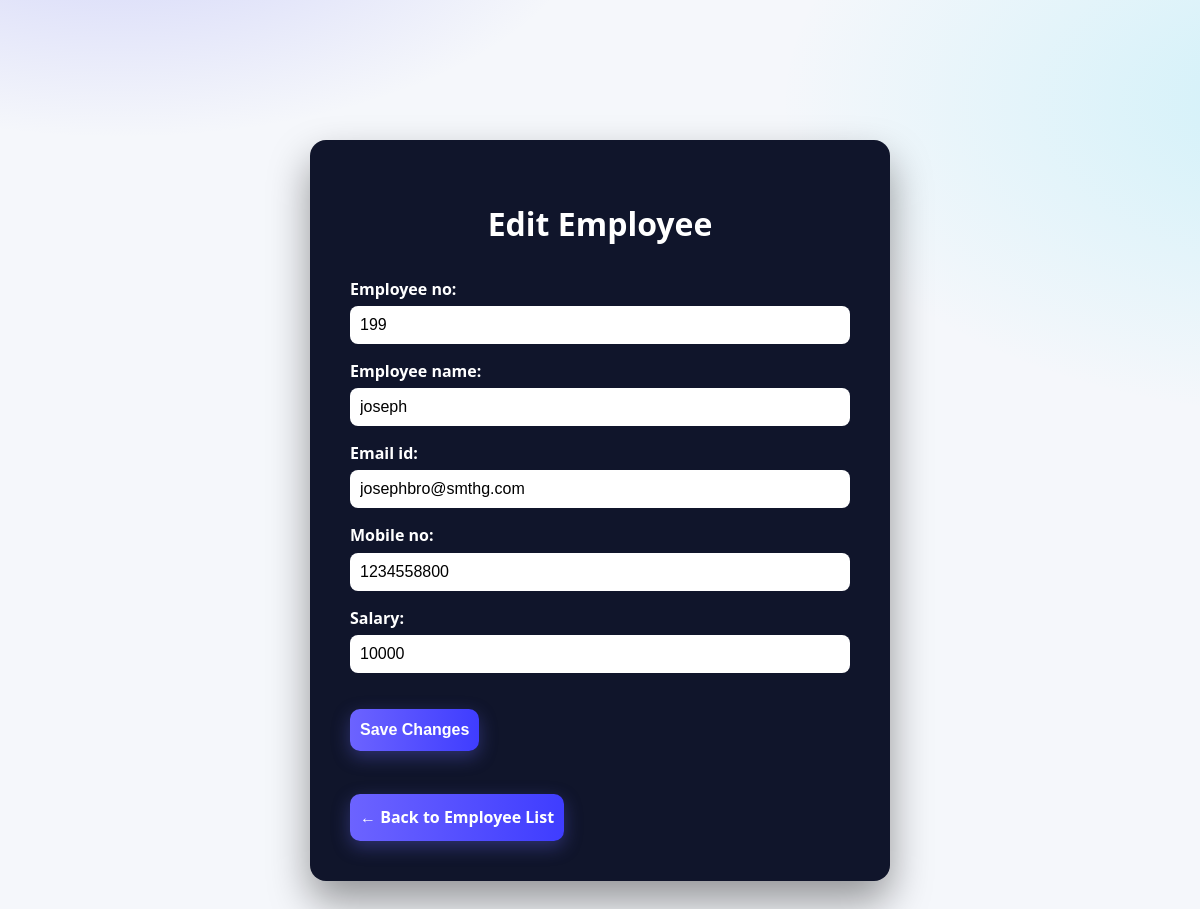
Screenshot of /employees/update/199/ with the database file from the repository.
### employee_app/models.py (models this page shows)
class Employee(models.Model):
    employee_no = models.CharField(max_length=10, unique=True)
    employee_name = models.CharField(max_length=100)
    email_id = models.EmailField()
    mobile_no = models.CharField(max_length=15)
    salary = models.IntegerField()

### employee_app/views.py (the view)
# urls.py: path('update/<int:id>/', views.update_employee, name='update'),
def update_employee(request, id):
    employee = get_object_or_404(Employee, employee_no=id)
    if request.method == 'POST':
        form = EmployeeForm(request.POST, instance=employee)
        if form.is_valid():
            form.save()
            return redirect('index')
    else:
        form = EmployeeForm(instance=employee)
    return render(request, 'employee_app/update.html', {'form': form})

### employee_app/forms.py
class EmployeeForm(forms.ModelForm):
    class Meta:
        model = Employee
        fields = ['employee_no', 'employee_name', 'email_id', 'mobile_no', 'salary']

### employee_app/templates/employee_app/update.html (shortened to what this page needs)
{% extends "employee_app/layout.html" %}
{% block body %}
<div class="form-container">
  <h1>Edit Employee</h1>
  <form method="post">
    {{ form.as_p }}
    <button type="submit" class="btn btn--small" >Save Changes</button>
  </form>
  <br>
  <a class="btn btn--small" href="{% url 'index' %}" >← Back to Employee List</a>
</div>
{% endblock %}

### employee_app/static/employee_app/css/style.css (style rules this page uses)
:root { --bg: #0f172a; --card: #111827; --muted: #94a3b8; --text: #e5e7eb; --primary: #6366f1; --primary-600: #5457e0; --accent: #22d3ee; --danger: #ef4444; --warning: #f59e0b; --success: #10b981; --ring: rgba(99,102,241,.35); --row: #0b1220; --row-alt: #0c1526; --hover: rgba(99,102,241,.08); --chip: rgba(34,211,238,.12); --shadow: 0 10px 30px rgba(0,0,0,.35); }
@media (prefers-color-scheme: light) { :root { --bg: #f5f7fb; --card: #ffffff; --muted: #6b7280; --text: #0b1220; --row: #ffffff; --row-alt: #f8fafc; --shadow: 0 10px 30px rgba(2,6,23,.08); --hover: rgba(99,102,241,.06); --chip: rgba(34,211,238,.14); } }
body { margin:0; font-family: ui-sans-serif, system-ui, -apple-system, Segoe UI, Roboto, Arial, "Noto Sans", "Apple Color Emoji", "Segoe UI Emoji"; background: radial-gradient(1200px 600px at 10% -10%, rgba(99,102,241,.25), transparent 40%), radial-gradient(1200px 700px at 110% 10%, rgba(34,211,238,.18), transparent 45%), var(--bg); color: var(--text); -webkit-font-smoothing: antialiased; line-height: 1.45; padding: 40px 20px; }
.btn { appearance: none; border: 1px solid rgba(99,102,241,.35); background: linear-gradient(180deg, var(--primary), var(--primary-600)); color: white; padding: 10px 14px; border-radius: 12px; font-weight: 600; cursor: pointer; transition: transform .08s ease, box-shadow .2s ease, filter .2s ease; box-shadow: 0 6px 18px rgba(99,102,241,.35); text-decoration:none; display:inline-flex; align-items:center; gap:8px; }
.form-container { max-width: 500px; margin: 100px auto; background: #10152b; padding: 40px; border-radius: 16px; box-shadow: 0 20px 40px rgba(0, 0, 0, 0.4); color: #fff; font-family: 'Segoe UI', sans-serif; }
.form-container h1 { text-align: center; margin-bottom: 30px; color: #fff; }
.form-container form label { font-weight: bold; margin-top: 15px; display: block; }
.form-container form input { width: 100%; padding: 10px; border-radius: 8px; border: none; margin-top: 5px; font-size: 16px; box-sizing: border-box; }
.form-container .btn { background: linear-gradient(to right, #6c63ff, #3f3dff); color: white; padding: 12px 10px; border: none; border-radius: 10px; cursor: pointer; margin-top: 20px; font-weight: bold; font-size: 16px; transition: background 0.3s ease; }

### rows the page displays
Employee: employee_no "199", employee_name "joseph", email_id "josephbro@smthg.com", mobile_no "1234558800", salary "10000"
